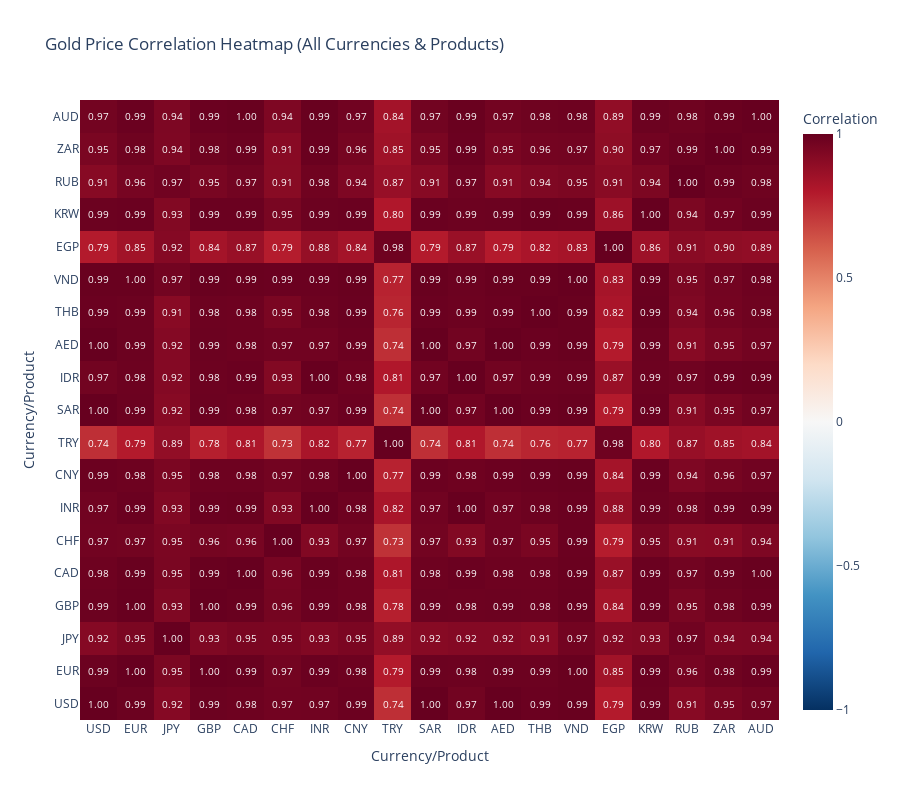

The notebook cell saved with this chart:
### Code cell
# Interactive Plotly Heatmap for all currencies
import plotly.graph_objects as go

gold_corr = gold_spot.corr()

fig = go.Figure(data=go.Heatmap(
    z=gold_corr.values,
    x=gold_corr.columns,
    y=gold_corr.columns,
    colorscale='RdBu_r',
    zmid=0,
    text=gold_corr.values,
    texttemplate='%{text:.2f}',
    textfont={"size": 10},
    colorbar=dict(title="Correlation")
))

fig.update_layout(
    title="Gold Price Correlation Heatmap (All Currencies & Products)",
    width=900,
    height=800,
    xaxis_title="Currency/Product",
    yaxis_title="Currency/Product"
)

fig.show()

### Figure 1 — Plotly figure (JSON) as saved in the notebook; plotly's stock layout.template omitted (floating-point values rounded to 4 significant figures; data arrays with more than 128 entries replaced by an {"elided": "..."} marker saying what was removed)
{"data": [{"colorbar": {"title": {"text": "Correlation"}}, "colorscale": [[0, "rgb(5,48,97)"], [0.1, "rgb(33,102,172)"], [0.2, "rgb(67,147,195)"], [0.3, "rgb(146,197,222)"], [0.4, "rgb(209,229,240)"], [0.5, "rgb(247,247,247)"], [0.6, "rgb(253,219,199)"], [0.7, "rgb(244,165,130)"], [0.8, "rgb(214,96,77)"], [0.9, "rgb(178,24,43)"], [1, "rgb(103,0,31)"]], "text": {"elided": "19x19 float values"}, "textfont": {"size": 10}, "texttemplate": "%{text:.2f}", "type": "heatmap", "x": ["USD", "EUR", "JPY", "GBP", "CAD", "CHF", "INR", "CNY", "TRY", "SAR", "IDR", "AED", "THB", "VND", "EGP", "KRW", "RUB", "ZAR", "AUD"], "y": ["USD", "EUR", "JPY", "GBP", "CAD", "CHF", "INR", "CNY", "TRY", "SAR", "IDR", "AED", "THB", "VND", "EGP", "KRW", "RUB", "ZAR", "AUD"], "z": {"elided": "19x19 float values"}, "zmid": 0}], "layout": {"height": 800, "title": {"text": "Gold Price Correlation Heatmap (All Currencies & Products)"}, "width": 900, "xaxis": {"title": {"text": "Currency/Product"}}, "yaxis": {"title": {"text": "Currency/Product"}}}}
